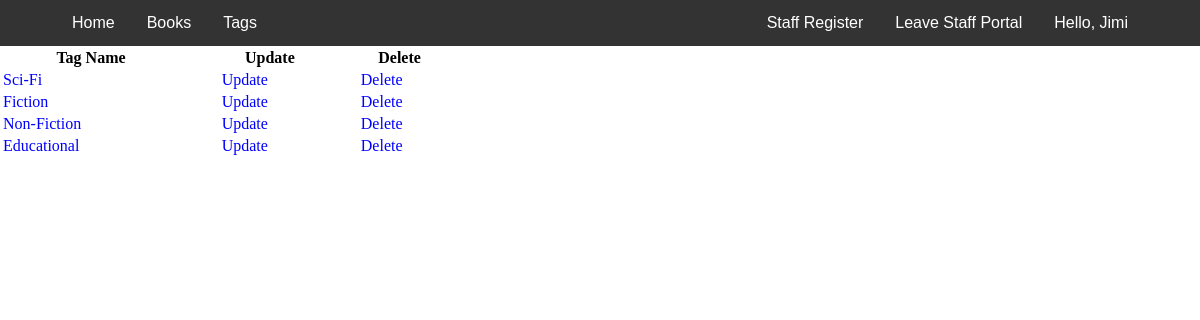
Page /staff/tags (signed in) on the committed database.
### accounts/models.py (models this page shows, shortened)
class User(AbstractBaseUser):
    email = models.EmailField(max_length=255, unique=True)
    firstName = models.CharField(max_length=255, blank=True, null=True)
    lastName = models.CharField(max_length=255, blank=True, null=True)
    staff = models.BooleanField(default=False)  # staff user non superuser
    admin = models.BooleanField(default=False)  # superuser
    shipping_address = models.ForeignKey(ShippingAddressModel,
                                         on_delete=SET_NULL,
                                         null=True)
    USERNAME_FIELD = 'email'  # username
    objects = UserManager()
    @property
    def is_staff(self):
        return self.staff

### Inventory/models.py (models this page shows, shortened)
class Tag(models.Model):
    name = models.CharField(max_length=100)

### Inventory/views.py (the view)
# urls.py: path('tags', TagsView.as_view(), name="viewTags"),
@method_decorator(decorators, name='dispatch')
class TagsView(TemplateView):
    template_name = 'inventory/viewTags.html'
    def get_context_data(self, **kwargs):
        context = super().get_context_data(**kwargs)
        tags = Tag.objects.all()
        context['tags'] = tags
        return context

### Inventory/templates/inventory/viewTags.html (shortened to what this page needs)
{% extends "Sbase.html" %}
{% block head %}
{% load static %}
<link rel="stylesheet" href="{% static "css/inventory/viewBooks.css" %}">
{% endblock %}
{% block content %}
<div class="table">
  <table>
    <th>Tag Name</th>
    <th>Update</th>
    <th>Delete</th>
    {% for i in tags %}
    <tr>
      <td><a class="books-link" href="#">{{i.name}}</a></td>
      <td><a class="books-link" href="{% url 'updateTag' id=i.id %}">Update</a></td>
      <td><a class="books-link" href="{% url 'deleteTag' id=i.id %}" onclick="return confirm('Are you sure you want to delete this?')">Delete </a></td>
    </tr>
    {% endfor %}
  </table>
</div>
{% endblock %}

### Inventory/templates/inventory/staffNavBar.html (shortened to what this page needs)
<div class="navbar">
  <a style="margin-left: 3.5em;" class="float-l" href="{% url 'sHome' %}">Home</a>
  <div class="dropdown">
    <button class="dropbtn">Books
    </button>
  </div>
  <div class="dropdown">
    <button class="dropbtn">Tags
    </button>
  </div>
  <div style="float: right; margin-right: 3.5em;" class="dropdown">
    <button class="dropbtn">Hello, {{user.firstName}}
    </button>
  </div>
  <a class="float-r" href="{% url 'home' %}">Leave Staff Portal</a>
  <a class="float-r" href="{% url 'sRegister' %}">Staff Register</a>
</div>

### static/css/Inventory/viewBooks.css (style rules this page uses)
.navbar { grid-area: navbar; }
table { width: 40%; }
th { padding-right: 8.333%; }
.books-link { text-decoration: none; color: blue; }

### Inventory/templates/inventory/staffNavBar.html (style rules this page uses)
body { margin: 0; }
.navbar { background-color: #333; font-family: Arial; }
.float-r { float: right; font-size: 16px; color: white; text-align: center; padding: 14px 16px; text-decoration: none; }
.float-l { float: left; font-size: 16px; color: white; text-align: center; padding: 14px 16px; text-decoration: none; }
.dropdown { float: left; overflow: hidden; }
.dropdown .dropbtn { font-size: 16px; border: none; outline: none; color: white; padding: 14px 16px; background-color: inherit; font-family: inherit; margin: 0; }

### rows in the picture
User: firstName "Jimi"
Tag: name "Sci-Fi"
Tag: name "Fiction"
Tag: name "Non-Fiction"
Tag: name "Educational"
